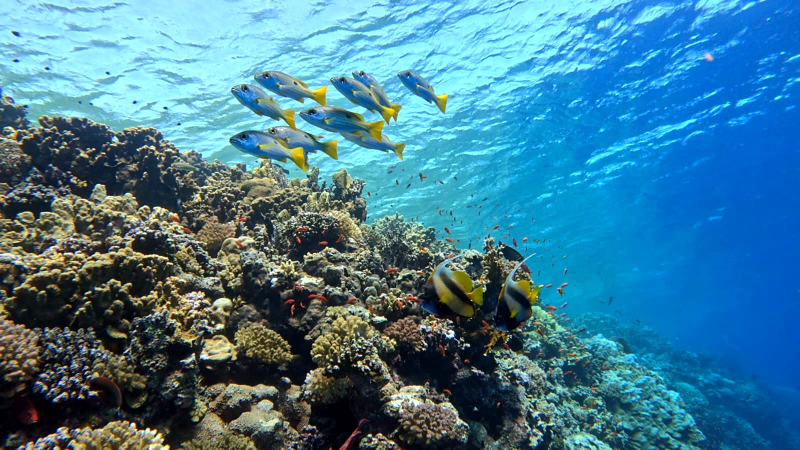
#> input picture alt/assets/photos/hero-raw.jpg, 1599 x 899 px, found by its file name (shown at 1/2 size); its folder holds 4 pictures in this run
$ python grade-photos.py
#> lines starting #> are read from the running program, lines starting #| are printed output that depends on the picture
"""Apply a moody blue-gray duotone grade to the licensed stock photos, to
match the alt design's visual language. Converts each *-raw.jpg to
grayscale by luminance, then recolors shadows-to-highlights along a dark
navy -> pale blue-gray ramp (ImageOps.colorize), with a slight contrast
boost. Source credits: see alt/assets/photos/SOURCES.md
"""
from PIL import Image, ImageOps, ImageEnhance

SRC_DIR = "/Users/1r0nf1st/mkredsea/alt/assets/photos/"

FILES = ["hero", "about", "course-discovery", "course-specialty", "course-divemaster"]

SHADOW = (8, 16, 24)      # near-black navy
MID = (46, 74, 92)        # slate blue
HIGHLIGHT = (214, 226, 230)  # pale blue-gray

for name in FILES:
    img = Image.open(SRC_DIR + name + "-raw.jpg").convert("RGB")
#> img is the input picture: PIL image 1599x899 RGB; mean R, G, B 66, 125.1, 150.2
    img = ImageEnhance.Contrast(img).enhance(1.12)
    gray = ImageOps.grayscale(img)
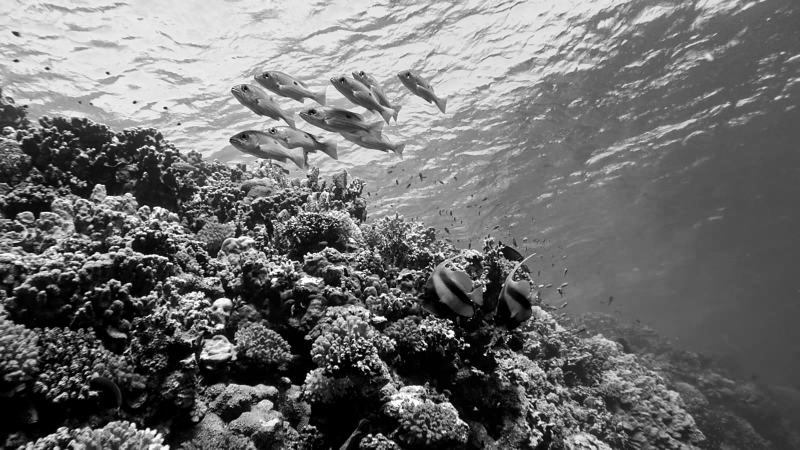
#> gray: PIL image 1599x899 L (shown at 1/2 size); min 0, max 255, mean 110.4
    gray = ImageOps.autocontrast(gray, cutoff=1)
    duotone = ImageOps.colorize(gray, black=SHADOW, mid=MID, white=HIGHLIGHT, midpoint=127)
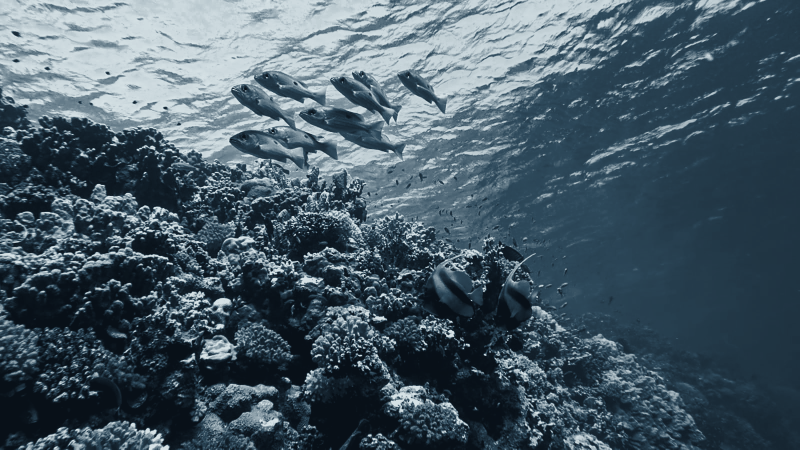
#> duotone: PIL image 1599x899 RGB (shown at 1/2 size); mean R, G, B 71.7, 90.5, 102.6
    duotone = ImageEnhance.Color(duotone).enhance(1.05)
    out_path = SRC_DIR + name + ".jpg"
    duotone.save(out_path, quality=87)
    print(f"wrote {out_path} {duotone.size}")
#| wrote /Users/1r0nf1st/mkredsea/alt/assets/photos/hero.jpg (1599, 899)
#> pass 2 of the loop `for name in FILES:`:
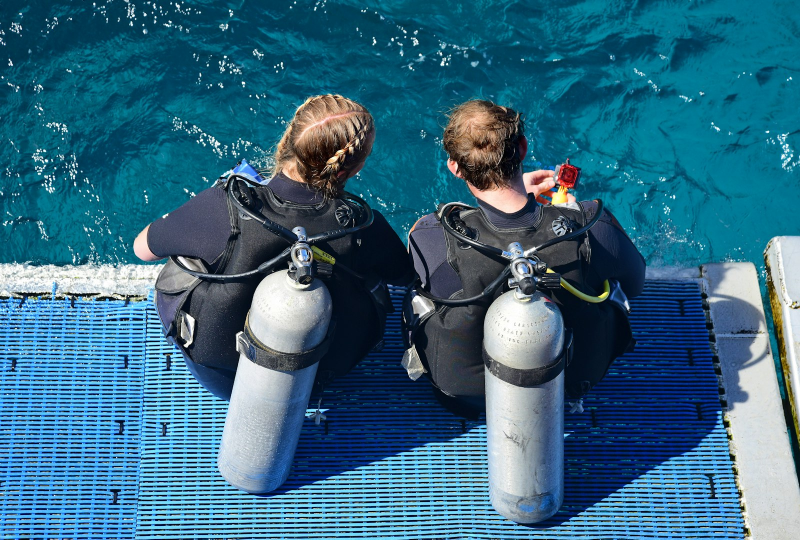
#> input picture alt/assets/photos/about-raw.jpg, 1600 x 1079 px, found by its file name (shown at 1/2 size)
#> img is the input picture: PIL image 1600x1079 RGB; mean R, G, B 52, 104.3, 129.3
#> `gray = ImageOps.grayscale(img)`:
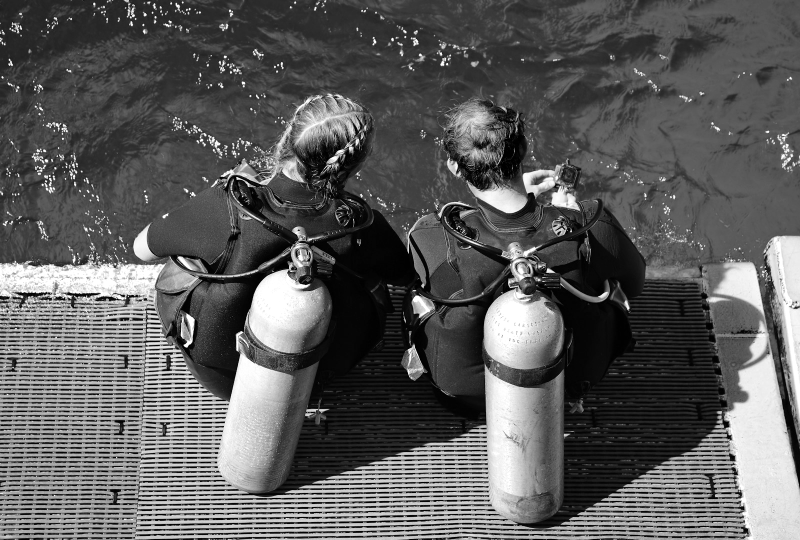
#> gray: PIL image 1600x1079 L (shown at 1/2 size); min 0, max 255, mean 92.4
#> `duotone = ImageOps.colorize(gray, black=SHADOW, mid=MID, white=HIGHLIG..`:
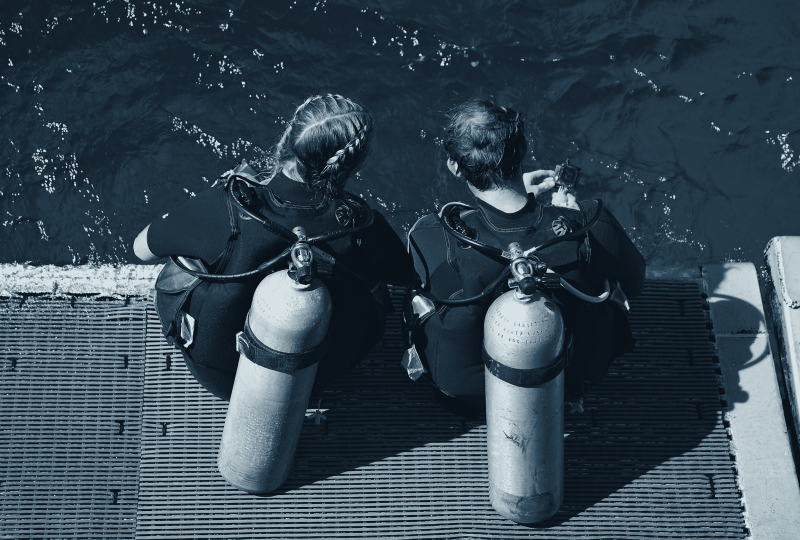
#> duotone: PIL image 1600x1079 RGB (shown at 1/2 size); mean R, G, B 53.1, 70.4, 82.2
#| wrote /Users/1r0nf1st/mkredsea/alt/assets/photos/about.jpg (1600, 1079)
#> (the run stopped early here; a loop or call above may not have finished)
